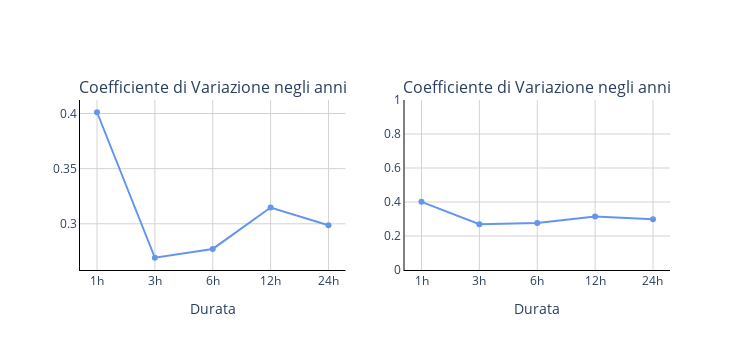

This figure's notebook cell:
### Markdown cell above
Il metodo dei momenti si riduce alla risoluzione di:
\begin{equation}
\left\{
\begin{array}{l}
b \gamma + a = \mu_H \\
\sigma^2_H = b^2  \frac{\pi^2}{6}
\end{array}
\right.
\end{equation}
dove $a$ e $b$ sono i parametri da stimare $\mu_H$ è la media del campioni di dati e $\sigma_H$ è la deviazione standard dei medesimi dati. 
Dalla seconda equazione si ricava:
\begin{equation}
b = \frac{\sqrt{6}}{\pi} \sigma_H
\end{equation}
che, sostituito nella prima equazione, dà:
\begin{equation}
a = \mu_H -\frac{\sqrt{6}\gamma}{\pi} \sigma_H 
\end{equation}

### Code cell
import plotly.subplots as sp
import plotly.graph_objects as go
import pandas as pd
import numpy as np

devs = data.std()
cvar = data.std() / media

df_cvar = pd.DataFrame({'cvar': cvar})

fig = sp.make_subplots(rows = 1, cols = 2, subplot_titles = ('Coefficiente di Variazione negli anni',
                                                             'Coefficiente di Variazione negli anni'))
fig.add_trace(go.Scatter(x = cvar.index, y = cvar, line_color = 'cornflowerblue', showlegend = False, name=''), row = 1, col = 1)
fig.add_trace(go.Scatter(x = cvar.index, y = cvar, line_color = 'cornflowerblue', showlegend = False, name=''), row = 1, col = 2)
fig.update_layout(xaxis_title = 'Durata', plot_bgcolor = 'white', height = 350, width = 750)
fig.update_xaxes(gridcolor = 'lightgrey', linecolor = 'black', title_text = 'Durata')
fig.update_yaxes(gridcolor = 'lightgrey', linecolor = 'black')
fig.update_yaxes(row = 1, col = 2, range = [0, 1]) #si cambia la scala dell'asse y nel secondo grafico

fig.show()

### Figure 1 — Plotly figure (JSON) as saved in the notebook; plotly's stock layout.template omitted (floating-point values rounded to 4 significant figures)
{"data": [{"line": {"color": "cornflowerblue"}, "name": "", "showlegend": false, "type": "scatter", "x": ["1h", "3h", "6h", "12h", "24h"], "xaxis": "x", "y": [0.4011, 0.2692, 0.2772, 0.3147, 0.2986], "yaxis": "y"}, {"line": {"color": "cornflowerblue"}, "name": "", "showlegend": false, "type": "scatter", "x": ["1h", "3h", "6h", "12h", "24h"], "xaxis": "x2", "y": [0.4011, 0.2692, 0.2772, 0.3147, 0.2986], "yaxis": "y2"}], "layout": {"annotations": [{"font": {"size": 16}, "showarrow": false, "text": "Coefficiente di Variazione negli anni", "x": 0.225, "xanchor": "center", "xref": "paper", "y": 1, "yanchor": "bottom", "yref": "paper"}, {"font": {"size": 16}, "showarrow": false, "text": "Coefficiente di Variazione negli anni", "x": 0.775, "xanchor": "center", "xref": "paper", "y": 1, "yanchor": "bottom", "yref": "paper"}], "height": 350, "plot_bgcolor": "white", "width": 750, "xaxis": {"anchor": "y", "autorange": true, "domain": [0, 0.45], "gridcolor": "lightgrey", "linecolor": "black", "range": [-0.2942, 4.294], "title": {"text": "Durata"}, "type": "category"}, "xaxis2": {"anchor": "y2", "autorange": true, "domain": [0.55, 1], "gridcolor": "lightgrey", "linecolor": "black", "range": [-0.2942, 4.294], "title": {"text": "Durata"}, "type": "category"}, "yaxis": {"anchor": "x", "autorange": true, "domain": [0, 1], "gridcolor": "lightgrey", "linecolor": "black", "range": [0.2581, 0.4123], "type": "linear"}, "yaxis2": {"anchor": "x2", "domain": [0, 1], "gridcolor": "lightgrey", "linecolor": "black", "range": [0, 1], "type": "linear"}}}
